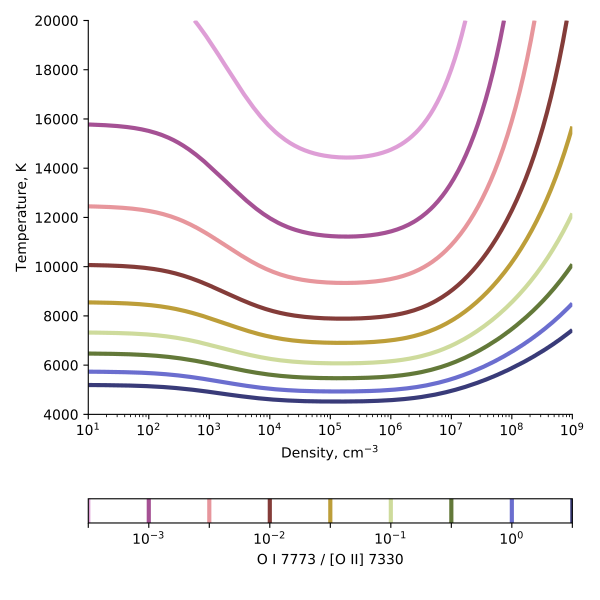

The Python source for this figure:
from __future__ import print_function
import sys
import numpy as np
import pyneb as pn
import matplotlib.pyplot as plt
import matplotlib as mpl
import seaborn as sns

o1r = pn.RecAtom('O', 1, case='A')
o2c = pn.Atom('O', 2)

Ts = np.linspace(4000, 20000, 300)
Ds = 10**np.linspace(1.0, 9.0, 200)

def ratio_7773_7330(tem, den):
    em7330 = o2c.getEmissivity(tem, den, wave=7330.73)
    em7330 += o2c.getEmissivity(tem, den, wave=7329.66)
    em7773 = o1r.getEmissivity(tem, den, label='7773+')
    return em7773/em7330


figfile = sys.argv[0].replace('.py', '.pdf')

ratios = ratio_7773_7330(Ts, Ds)
levels = [3.0, 1.0, 0.3, 0.1, 0.03, 0.01, 0.003, 0.001, 0.0003]
fig, ax = plt.subplots(figsize=(6, 6))

Ts = Ts[:, None]*np.ones_like(ratios)
Ds = Ds[None, :]*np.ones_like(ratios)

#ax.contour(Ts, Ds, Ds, levels=[100, 10000, 1e6], cmap='magma_r')
c = ax.contour(Ds, Ts, ratios,
               levels=levels[::-1],
               cmap='tab20b_r', linewidths=3,
               norm=mpl.colors.LogNorm())
# ax.clabel(c, levels[1::2], fontsize='x-small',
#           inline=False, rightside_up=True, use_clabeltext=True)
cb = fig.colorbar(c, orientation='horizontal')
cb.set_label("O I 7773 / [O II] 7330")
# ax.annotate("O I 7773 / [O II] 7330", (1e4, 18000))

ax.set(
    ylabel="Temperature, K",
    xlabel="Density, cm$^{-3}$",
    xscale='log',
)
sns.despine()
fig.tight_layout()
fig.savefig(figfile)
print(figfile, end='')
